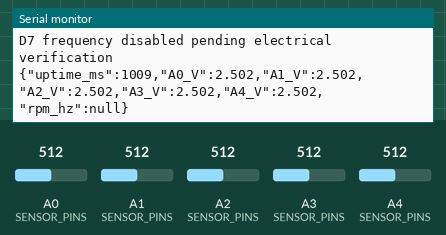
The sketch below on a simulated Arduino Uno, built with avr-gcc and run on an emulated ATmega328P. Shown: the last lines printed to the serial monitor. Inputs (shaded band) come from the test bench; at power-on: A0 (SENSOR_PINS) = 512, A1 (SENSOR_PINS) = 512, A2 (SENSOR_PINS) = 512, A3 (SENSOR_PINS) = 512, A4 (SENSOR_PINS) = 512.

Above: at 1.8 s.
1.9 s: A0 (SENSOR_PINS) set to 716
At 2.8 s:
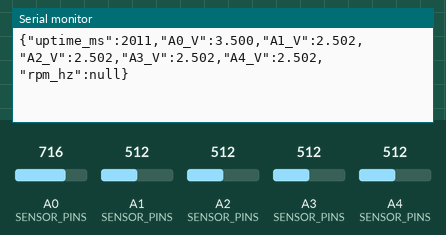
3.4 s: A1 (SENSOR_PINS) set to 716
At 4.7 s:
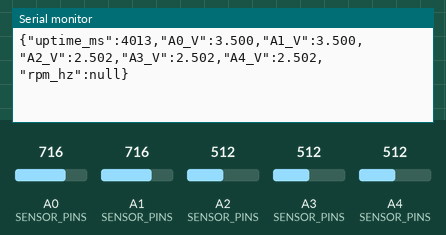
4.9 s: A2 (SENSOR_PINS) set to 716
At 5.6 s:
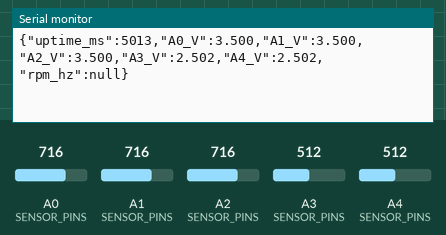
6.4 s: A3 (SENSOR_PINS) set to 716
At 7.7 s:
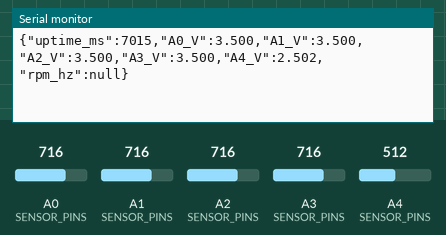
7.9 s: A4 (SENSOR_PINS) set to 716
At 8.8 s:
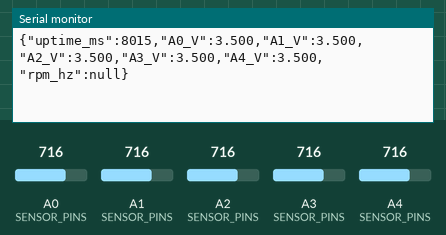
9.4 s: A0 (SENSOR_PINS) set to 992
At 10.7 s:
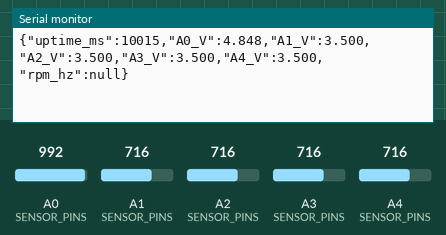
Timing chart, 0 to 11.9 s (numbered marks = the images above; inputs shaded):
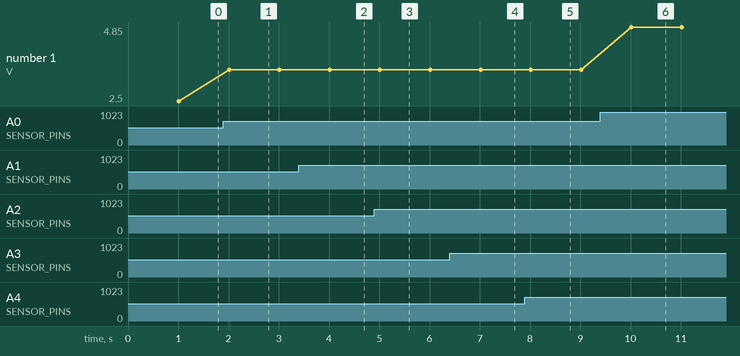

The sketch:

TestbenchUno.ino
```cpp
#include <Arduino.h>
#include <avr/interrupt.h>
#include <util/atomic.h>

#if !defined(__AVR_ATmega328P__)
#error "Select Arduino Uno R3 with ATmega328P. This sketch is not for Uno R4."
#endif

// Measure the Uno's actual 5V-to-GND voltage and enter it here.
constexpr float ADC_REFERENCE_V = 5.000f;
constexpr uint8_t SENSOR_PINS[] = {A0, A1, A2, A3, A4};
constexpr uint8_t SAMPLES = 16;

// Leave D7 disconnected until pulse voltage and waveform are verified.
// Change to true only for a compatible, verified signal within 0..VCC.
constexpr bool RPM_INPUT_VERIFIED = false;
volatile uint32_t risingEdges = 0;
volatile bool previousHigh = false;
uint32_t windowStartUs = 0;

// D7 is PD7 / PCINT23 on Uno R3, not a normal attachInterrupt pin.
ISR(PCINT2_vect) {
  const bool high = (PIND & _BV(PD7)) != 0;
  if (high && !previousHigh) risingEdges++;
  previousHigh = high;
}

float readVoltage(uint8_t pin) {
  analogRead(pin); // Discard first reading after switching ADC channel.
  delayMicroseconds(20);
  uint32_t sum = 0;
  for (uint8_t i = 0; i < SAMPLES; i++) sum += analogRead(pin);
  return (sum / float(SAMPLES)) * ADC_REFERENCE_V / 1023.0f;
}

void setup() {
  Serial.begin(115200);
  analogReference(DEFAULT);
  for (uint8_t pin : SENSOR_PINS) pinMode(pin, INPUT);

  ATOMIC_BLOCK(ATOMIC_RESTORESTATE) {
    windowStartUs = micros();
    if (RPM_INPUT_VERIFIED) {
      pinMode(7, INPUT); // No pull-up: source electrical type is not assumed.
      previousHigh = (PIND & _BV(PD7)) != 0;
      risingEdges = 0;
      PCIFR = _BV(PCIF2);
      PCMSK2 |= _BV(PCINT23);
      PCICR |= _BV(PCIE2);
    }
  }
  Serial.println(F("UNO R3 input monitor; A0-A4 sensor order unconfirmed"));
  Serial.println(F("Voltages use configured ADC_REFERENCE_V; Hz is not RPM"));
  if (!RPM_INPUT_VERIFIED) Serial.println(F("D7 frequency disabled pending electrical verification"));
}

void loop() {
  if (uint32_t(micros() - windowStartUs) < 1000000UL) return;
  uint32_t edges, elapsedUs, now;
  ATOMIC_BLOCK(ATOMIC_RESTORESTATE) {
    now = micros();
    elapsedUs = now - windowStartUs;
    edges = risingEdges;
    risingEdges = 0;
    windowStartUs = now;
  }
  const float frequencyHz = edges * (1000000.0f / elapsedUs);
  float volts[5];
  for (uint8_t i = 0; i < 5; i++) volts[i] = readVoltage(SENSOR_PINS[i]);

  // One JSON record per approximately one second for serial monitoring
  // and later PC dashboard integration. Analog readings are sequential.
  Serial.print(F("{\"uptime_ms\":")); Serial.print(millis());
  for (uint8_t i = 0; i < 5; i++) {
    Serial.print(F(",\"A")); Serial.print(i); Serial.print(F("_V\":"));
    Serial.print(volts[i], 3);
  }
  Serial.print(F(",\"rpm_hz\":"));
  if (RPM_INPUT_VERIFIED) Serial.print(frequencyHz, 2);
  else Serial.print(F("null"));
  Serial.println('}');
}
```

Measured:
- after the input at 1.9 s, the serial monitor: prints a new line after 0.11 s (image 1)
- after the input at 3.4 s, the serial monitor: prints a new line after 0.61 s (image 2)
- after the input at 4.9 s, the serial monitor: prints a new line after 0.11 s (image 3)
- after the input at 6.4 s, the serial monitor: prints a new line after 0.62 s (image 4)
- after the input at 7.9 s, the serial monitor: prints a new line after 0.12 s (image 5)
- after the input at 9.4 s, the serial monitor: prints a new line after 0.62 s (image 6)
- plotted number 1: 2.5 → 3.5 after the input at 1.9 s, 3.5 → 4.85 after the input at 9.4 s
